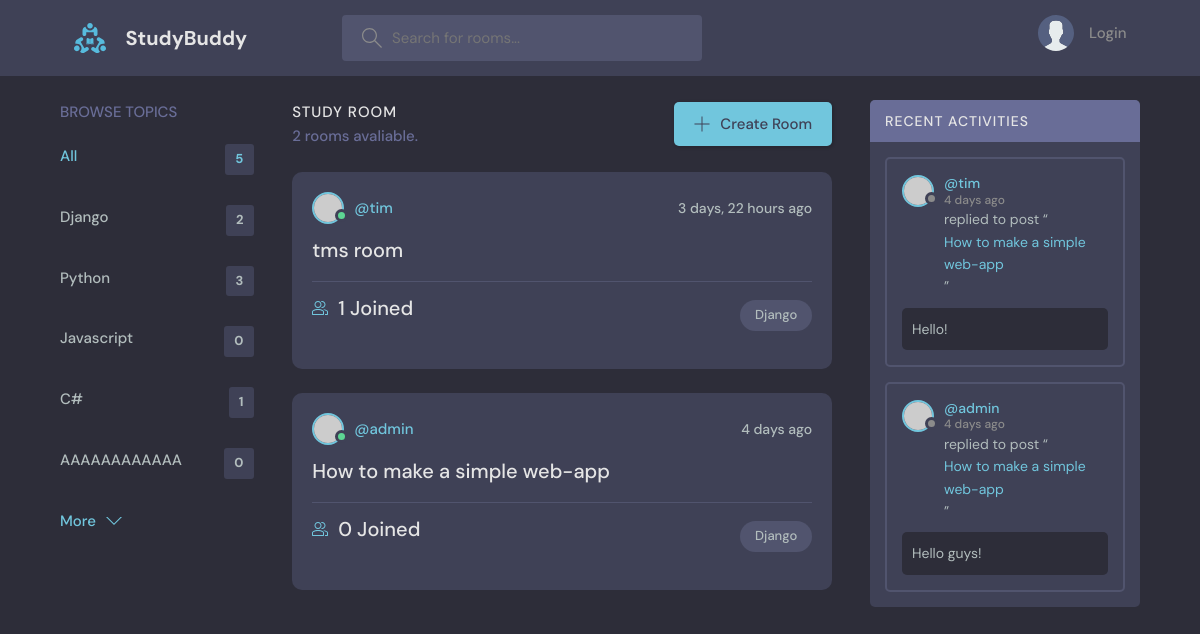
Screenshot of /?q=Django with the database file from the repository.
### messagingapp/models.py (models this page shows, shortened)
class Topic(models.Model):
    name = models.CharField(max_length=200)

class Room(models.Model):
    host = models.ForeignKey(User, on_delete=models.SET_NULL, null=True)
    topic = models.ForeignKey(Topic, on_delete=models.SET_NULL, null=True)
    name = models.CharField(max_length=200)
    description = models.TextField(null=True, blank=True)
    participants = models.ManyToManyField(User, related_name='participants', blank=True)
    updated = models.DateTimeField(auto_now=True)
    created = models.DateTimeField(auto_now_add=True)
    class Meta:
        ordering = ['-updated', '-created']
    def __str__(self):
        return self.name

class Message(models.Model):
    user = models.ForeignKey(User, on_delete=models.CASCADE)
    room = models.ForeignKey(Room, on_delete=models.CASCADE)
    body = models.TextField()
    updated = models.DateTimeField(auto_now=True)
    created = models.DateTimeField(auto_now_add=True)
    class Meta:
        ordering = ['-updated', '-created']

### messagingapp/views.py (the view)
# urls.py: path('', views.home_page, name='home'),
def home_page(request: HttpRequest) -> HttpResponse:
    q = request.GET.get('q') if request.GET.get('q') else ''
    rooms = Room.objects.filter(
        Q(topic__name__icontains = q) |
        Q(name__icontains=q) |
        Q(description__icontains=q)
    )
    topics = Topic.objects.all()
    room_count = rooms.count()
    room_messages = Message.objects.filter(Q(room__topic__name__icontains=q))
    context = {'rooms': rooms, 'topics': topics, 'room_count': room_count, 'room_messages': room_messages}
    return render(request, 'messagingapp/home.html', context)

### messagingapp/templates/messagingapp/home.html (shortened to what this page needs)
{% extends 'base.html' %}
{% block content %}
    <main class="layout layout--3">
      <div class="container">
          {%  include 'messagingapp/topics_component.html' %}
        <div class="roomList">
          <div class="roomList__header">
            <div>
              <h2>Study Room</h2>
              <p>{{ room_count }} rooms avaliable.</p>
            </div>
            <a class="btn btn--main" href="{% url 'create-room' %}">
              <svg version="1.1" xmlns="http://www.w3.org/2000/svg" width="32" height="32" viewBox="0 0 32 32">
                <title>add</title>
                <path
                  d="M16.943 0.943h-1.885v14.115h-14.115v1.885h14.115v14.115h1.885v-14.115h14.115v-1.885h-14.115v-14.115z"
                ></path>
              </svg>
              Create Room
            </a>
          </div>
          {% include 'messagingapp/feed_component.html' %}
        </div>
          {% include 'messagingapp/activity_component.html' %}
      </div>
    </main>
{% endblock %}

### messagingapp/templates/messagingapp/topics_component.html
<div class="topics">
  <div class="topics__header">
    <h2>Browse Topics</h2>
  </div>
  <ul class="topics__list">
    <li>
      <a href="{% url 'home' %}" class="active">All <span>{{ topics.count }}</span></a>
    </li>
      {% for topic in topics %}
        <li>
          <a href="{% url 'home' %}?q={{ topic.name }}">{{ topic.name }} <span>{{ topic.room_set.all.count }}</span></a>
        </li>
      {% endfor %}
  </ul>
  <a class="btn btn--link" href="topics.html">
    More
    <svg version="1.1" xmlns="http://www.w3.org/2000/svg" width="32" height="32" viewBox="0 0 32 32">
      <title>chevron-down</title>
      <path d="M16 21l-13-13h-3l16 16 16-16h-3l-13 13z"></path>
    </svg>
  </a>
</div>

### messagingapp/templates/messagingapp/feed_component.html (shortened to what this page needs)
{% for room in rooms %}
    <div class="roomListRoom">
        <div class="roomListRoom__header">
          <a href="{% url 'user-profile' room.host.id %}" class="roomListRoom__author">
            <div class="avatar avatar--small active">
              <img src="https://randomuser.me/api/portraits/men/11.jpg" />
            </div>
            <span>@{{ room.host.username }}</span>
          </a>
          <div class="roomListRoom__actions">
            <span>{{ room.created|timesince }} ago</span>
          </div>
        </div>
        <div class="roomListRoom__content">
          <a href="{% url 'room' room.id %}">{{ room.name }}</a>
            <div class="roomListRoom__meta">
              <a href="{% url 'room' room.id %}" class="roomListRoom__joined">
                  {{ room.participants.all.count }} Joined
              </a>
              <p class="roomListRoom__topic">{{ room.topic.name }}</p>
            </div>
        </div>
    </div>
{% endfor %}

### messagingapp/templates/messagingapp/activity_component.html (shortened to what this page needs)
<div class="activities">
  <div class="activities__header">
    <h2>Recent Activities</h2>
  </div>
    {% for message in room_messages %}
        <div class="activities__box">
            <div class="activities__boxHeader roomListRoom__header">
              <a href="{% url 'user-profile' message.user.id %}" class="roomListRoom__author">
                <div class="avatar avatar--small">
                  <img src="https://randomuser.me/api/portraits/women/11.jpg" />
                </div>
                <p>
                  @{{ message.user }}
                  <span>{{ message.created|timesince }} ago</span>
                </p>
              </a>
            </div>
            <div class="activities__boxContent">
              <p>replied to post “<a href="{% url 'room' message.room.id %}">{{ message.room}}</a>”</p>
              <div class="activities__boxRoomContent">
                  {{ message.body }}
              </div>
            </div>
        </div>
    {% endfor %}
  </div>

### rows the page displays
Topic: name "Django", room_set.all.count "2"
Topic: name "Python", room_set.all.count "3"
Topic: name "Javascript", room_set.all.count "0"
Topic: name "C#", room_set.all.count "1"
Topic: name "AAAAAAAAAAAA", room_set.all.count "0"
Room: host.username "tim", created "3 days, 22 hours", name "tms room", participants.all.count "1", topic.name "Django"
Room: host.username "admin", created "4 days", name "How to make a simple web-app", participants.all.count "0", topic.name "Django"
Message: user "tim", created "4 days", room "How to make a simple web-app", body "Hello!"
Message: user "admin", created "4 days", room "How to make a simple web-app", body "Hello guys!"

### other values shown
{{ topics.count }} "5"
{{ room_count }} "2"
